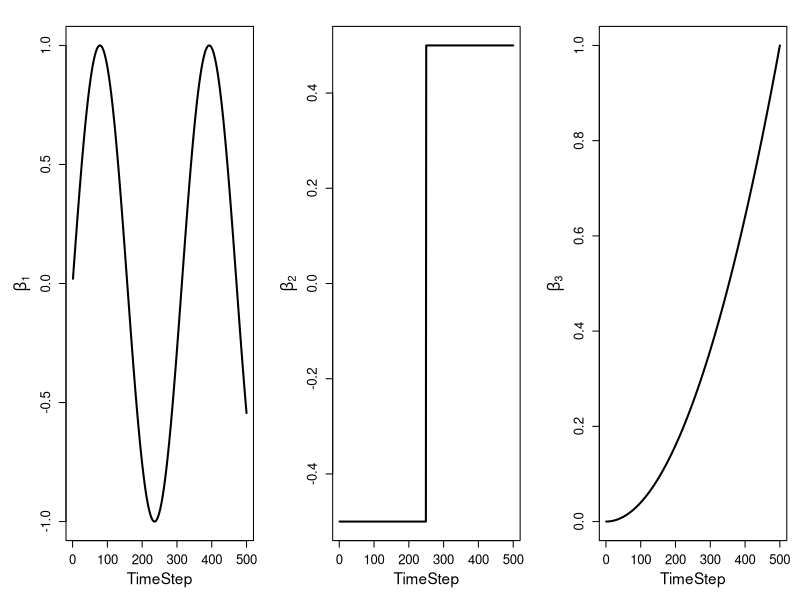

The R script that drew this image:
set.seed(123)

T <- 500
P <- 3

betas <- matrix(NA, nrow = T, ncol = P)
for (t in 1:T){
  betas[t,1] = sin(10*t/T)
  betas[t,2] = if (t/T < 0.5) -0.5 else 0.5
  betas[t,3] = (t/T)^2
}

cairo_pdf("betas_plot.pdf", width = 7, height = 3)

par(mfrow = c(1,3), mar = c(4.5, 5, 2, 1), mgp = c(2.5, 1, 0)) 

for (j in 1:P){
  plot(betas[,j], type = "l", lwd = 2, xlab = 'TimeStep', ylab = bquote(beta[.(j)]),
       cex.lab = 1.4, cex.axis = 1.2)
}
dev.off()

X <- matrix(rnorm(T*(P-1), mean = 0, sd = 1), nrow = T, ncol = P-1)
X <- cbind('Intercept' = 1, X)

SDSig <- 0.45

y <- numeric(T)
for (t in 1:T){
  y[t] <- sum(X[t, ]*betas[t, ]) + rnorm(1, mean = 0, sd = SDSig)
}
